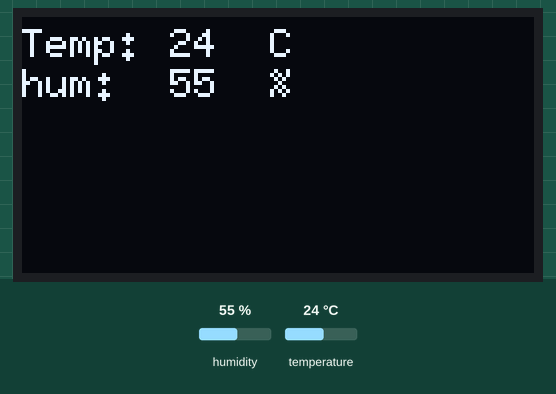
Recording of a sketch running on a simulated Arduino Uno, built with avr-gcc and run on an emulated ATmega328P. On the bench: 128×64 one-colour display. The test bench sets the inputs (shaded band); at power-on: humidity 55 %, temperature 24 °C. What the sketch prints to the serial monitor is not drawn.

Above: at 3.7 s.
3.8 s: humidity set to 22 %
At 6.5 s:
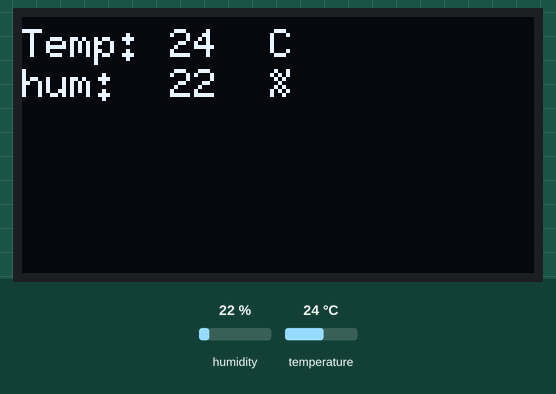
7.6 s: temperature set to 12 °C
At 9.9 s:
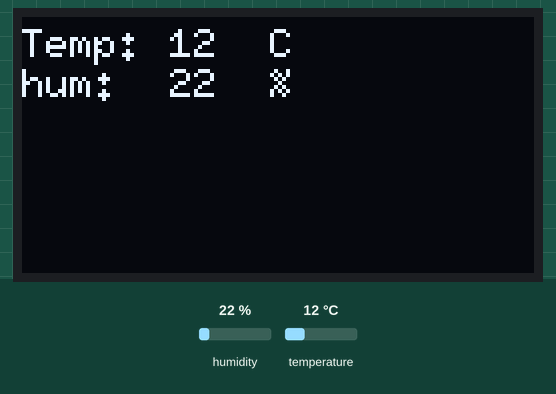
11.4 s: humidity set to 40 %
At 12.0 s:
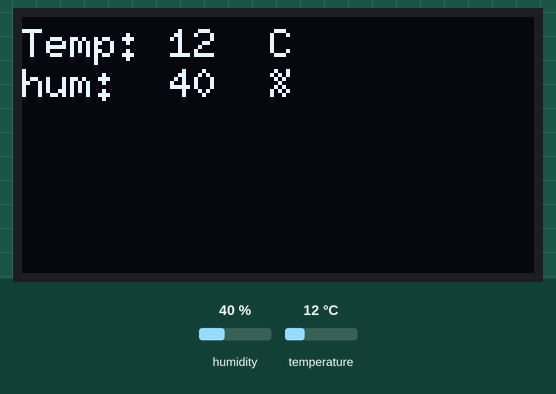
15.2 s: humidity set to 68 %
At 18.7 s:
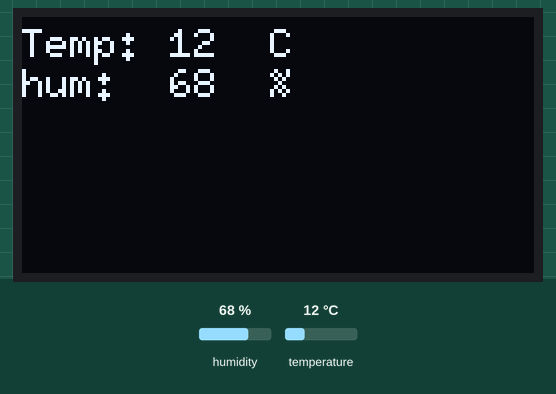
19.0 s: temperature set to 19 °C
Timing chart, 0 to 22.0 s (numbered marks = the images above; inputs shaded):
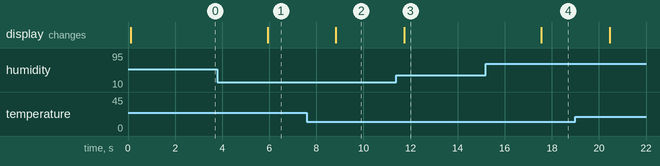

Measured:
- after the input at 3.8 s, the display: changes after 2.1 s (image 1)
- after the input at 7.6 s, the display: changes after 1.2 s (image 2)
- after the input at 11.4 s, the display: changes after 0.32 s (image 3)
- after the input at 15.2 s, the display: changes after 2.4 s (image 4)

The sketch:

12_OLED_DHT11_SENSOR.ino
```cpp
#include <DHT.h>
#include <Adafruit_Sensor.h>
#include <U8g2lib.h>
#include <Wire.h>

#ifdef U8X8_HAVE_HW_I2C
#define DHTPIN 4
#define DHTTYPE DHT11
#endif
U8G2_SSD1306_128X64_NONAME_1_HW_I2C u8g2(U8G2_R0, /* reset=*/ U8X8_PIN_NONE);
DHT dht(DHTPIN, DHTTYPE);

void setup(void) {
  Serial.begin(9600);
  u8g2.begin();
  dht.begin();
}


void loop(void) {
  int t=dht.readTemperature();
  int h=dht.readHumidity();
  u8g2.firstPage();
  do {
  u8g2.clearBuffer();
    u8g2.setFont(u8g2_font_6x10_mf);
    u8g2.drawStr(0, 10, "Temp:");
    u8g2.setCursor(37, 10);
    u8g2.print(t);
    u8g2.drawStr(62, 10, "C");
    u8g2.setFont(u8g2_font_6x10_mf);
    u8g2.drawStr(00, 20, "hum:");
    u8g2.setCursor(37, 20);
    u8g2.print(h);
    u8g2.drawStr(62, 20, "%");
    u8g2.sendBuffer();
     } while( u8g2.nextPage() );

   Serial.print("temperature:");
   Serial.print(t);
   Serial.println("C");
   Serial.print("Humidity:");
   Serial.print(h);
   Serial.println("%");
  delay(500);

}
```
